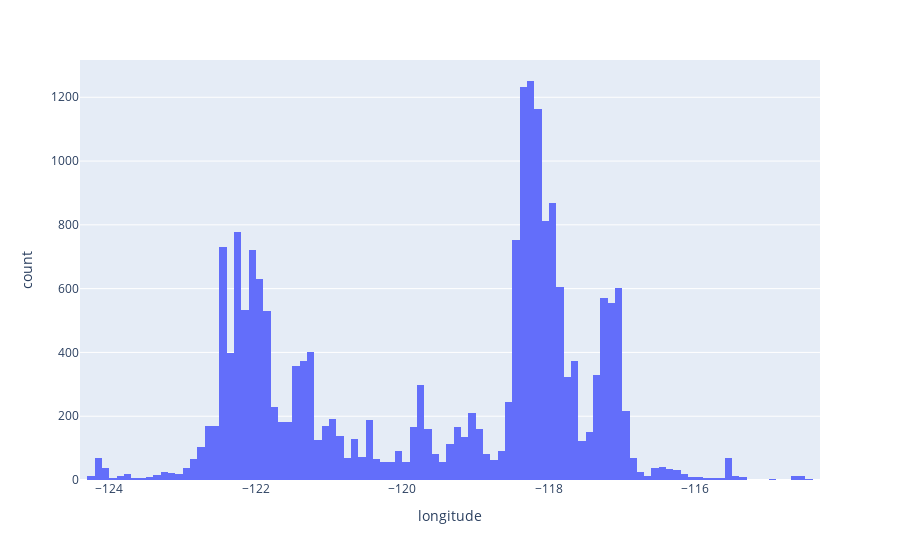
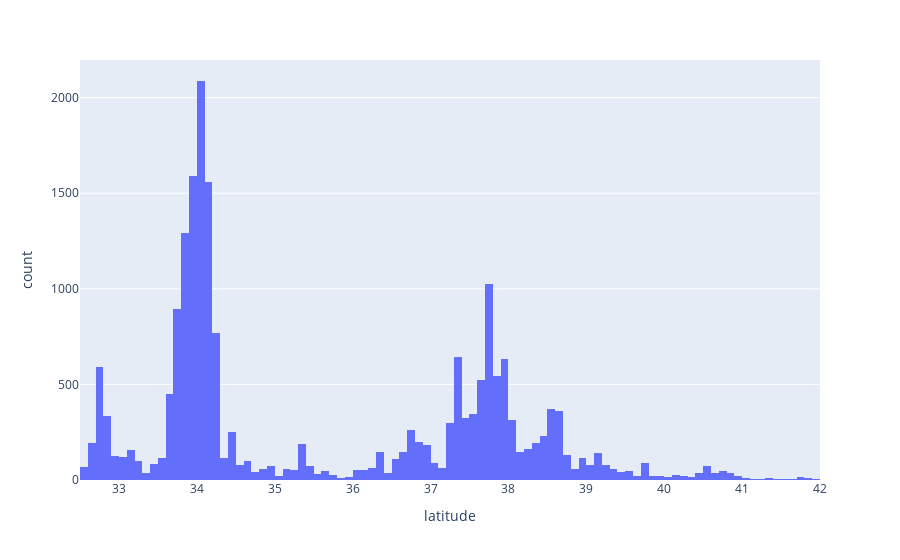
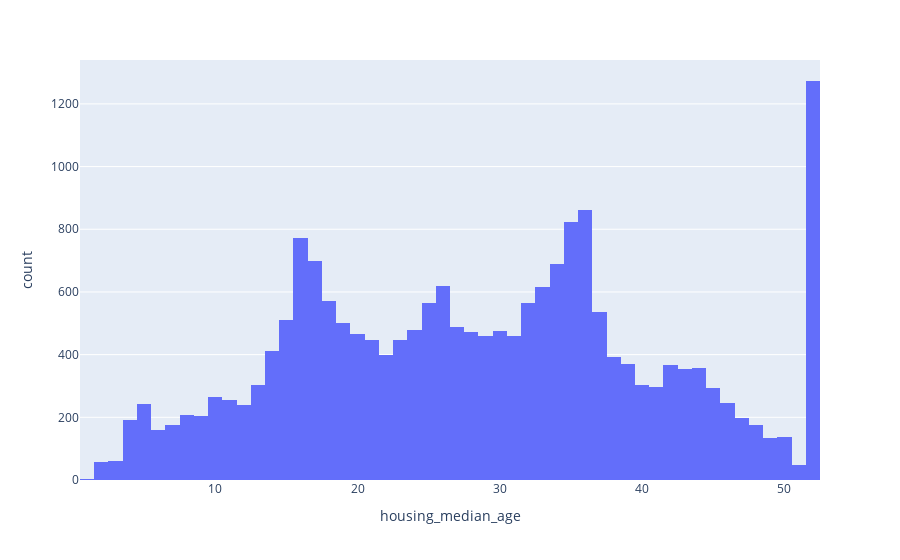
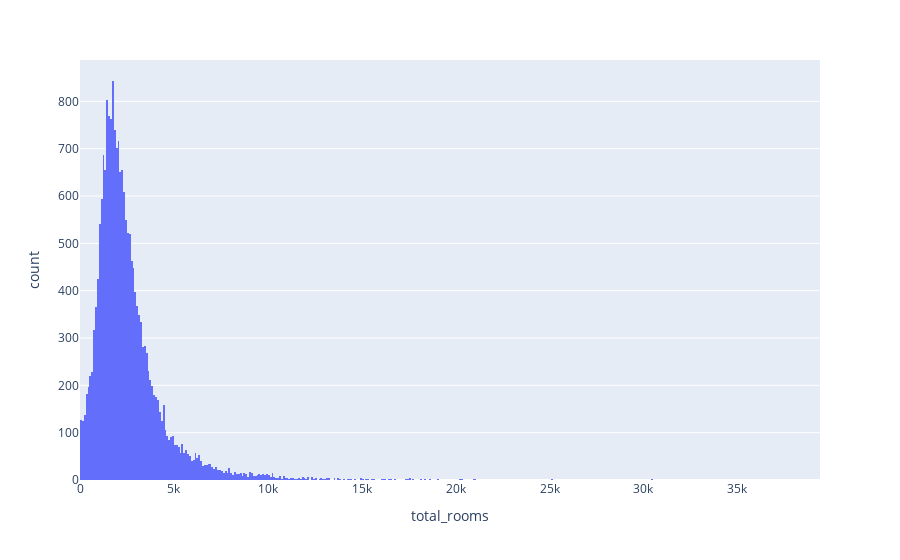

Here is the notebook cell these charts were saved with, in order:
### Code cell
num_column = df.drop('ocean_proximity',axis=1)
for cols in num_column.columns:
    fig = px.histogram(df, x=f"{cols}")
    fig.show()
    # plt.figure(figsize=(12,4))
    # plt.subplot(121)
    # sns.histplot(df[cols],bins=50)
    # plt.show()

### Figure 1 — Plotly figure (JSON) as saved in the notebook; plotly's stock layout.template omitted (floating-point values rounded to 4 significant figures; data arrays with more than 128 entries replaced by an {"elided": "..."} marker saying what was removed)
{"data": [{"bingroup": "x", "hovertemplate": "longitude=%{x}<br>count=%{y}<extra></extra>", "legendgroup": "", "marker": {"color": "#636efa", "pattern": {"shape": ""}}, "name": "", "orientation": "v", "showlegend": false, "type": "histogram", "x": {"elided": "20640 float values"}, "xaxis": "x", "yaxis": "y"}], "layout": {"barmode": "relative", "legend": {"tracegroupgap": 0}, "margin": {"t": 60}, "xaxis": {"anchor": "y", "domain": [0, 1], "title": {"text": "longitude"}}, "yaxis": {"anchor": "x", "domain": [0, 1], "title": {"text": "count"}}}}

### Figure 2 — Plotly figure (JSON) as saved in the notebook; plotly's stock layout.template omitted (floating-point values rounded to 4 significant figures; data arrays with more than 128 entries replaced by an {"elided": "..."} marker saying what was removed)
{"data": [{"bingroup": "x", "hovertemplate": "latitude=%{x}<br>count=%{y}<extra></extra>", "legendgroup": "", "marker": {"color": "#636efa", "pattern": {"shape": ""}}, "name": "", "orientation": "v", "showlegend": false, "type": "histogram", "x": {"elided": "20640 float values"}, "xaxis": "x", "yaxis": "y"}], "layout": {"barmode": "relative", "legend": {"tracegroupgap": 0}, "margin": {"t": 60}, "xaxis": {"anchor": "y", "domain": [0, 1], "title": {"text": "latitude"}}, "yaxis": {"anchor": "x", "domain": [0, 1], "title": {"text": "count"}}}}

### Figure 3 — Plotly figure (JSON) as saved in the notebook; plotly's stock layout.template omitted (floating-point values rounded to 4 significant figures; data arrays with more than 128 entries replaced by an {"elided": "..."} marker saying what was removed)
{"data": [{"bingroup": "x", "hovertemplate": "housing_median_age=%{x}<br>count=%{y}<extra></extra>", "legendgroup": "", "marker": {"color": "#636efa", "pattern": {"shape": ""}}, "name": "", "orientation": "v", "showlegend": false, "type": "histogram", "x": {"elided": "20640 float values"}, "xaxis": "x", "yaxis": "y"}], "layout": {"barmode": "relative", "legend": {"tracegroupgap": 0}, "margin": {"t": 60}, "xaxis": {"anchor": "y", "domain": [0, 1], "title": {"text": "housing_median_age"}}, "yaxis": {"anchor": "x", "domain": [0, 1], "title": {"text": "count"}}}}

### Figure 4 — Plotly figure (JSON) as saved in the notebook; plotly's stock layout.template omitted (floating-point values rounded to 4 significant figures; data arrays with more than 128 entries replaced by an {"elided": "..."} marker saying what was removed)
{"data": [{"bingroup": "x", "hovertemplate": "total_rooms=%{x}<br>count=%{y}<extra></extra>", "legendgroup": "", "marker": {"color": "#636efa", "pattern": {"shape": ""}}, "name": "", "orientation": "v", "showlegend": false, "type": "histogram", "x": {"elided": "20640 float values"}, "xaxis": "x", "yaxis": "y"}], "layout": {"barmode": "relative", "legend": {"tracegroupgap": 0}, "margin": {"t": 60}, "xaxis": {"anchor": "y", "domain": [0, 1], "title": {"text": "total_rooms"}}, "yaxis": {"anchor": "x", "domain": [0, 1], "title": {"text": "count"}}}}
